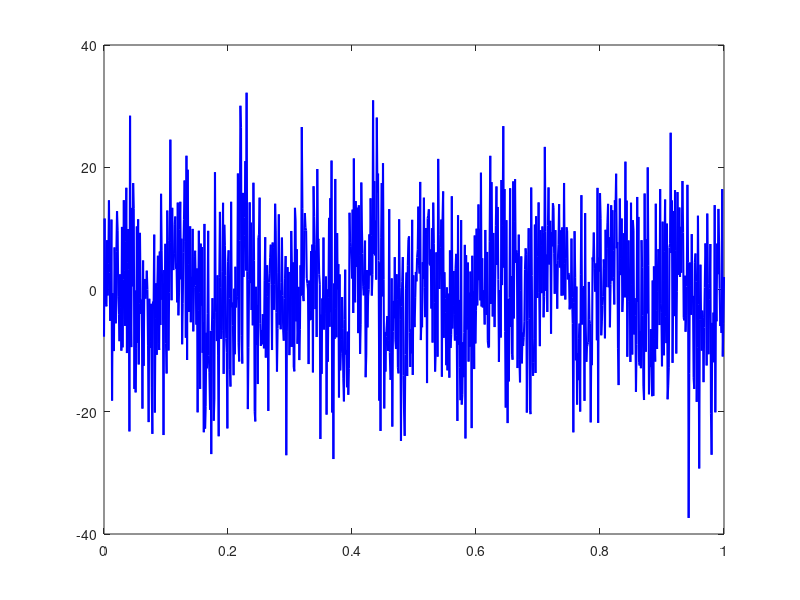

MATLAB code for this plot: (Note: this script raises an error after producing the figure.)
clc;
clear;
close all;

%% ---------------- Parameters ----------------
fs = 1000;           % Sampling frequency
f = 10;              % Sine wave frequency
t = 0:1/fs:1;        % Time vector (0 to 1 second)
x = 5 * sin(2*pi*f*t);

y = 10 * randn(1, length(t));  % Random noise (row vector)
mixed = x + y;                 % Mixed signal

%% ---------------- Time Shift Input ----------------
n = input('Time to shift (seconds): ');

samples2shift = round(fs * n);  % Convert seconds to integer samples

%% ---------------- Right Shift (Delay) ----------------
rightShift = [zeros(1, samples2shift), mixed(1:end-samples2shift)];

%% ---------------- Left Shift (Advance) ----------------
leftShift = [mixed(samples2shift+1:end), zeros(1, samples2shift)];

%% ---------------- Plot ----------------
figure;
plot(t, mixed, 'b', 'LineWidth', 1.5); hold on;
plot(t, leftShift, 'r--', 'LineWidth', 1.5);
plot(t, rightShift, 'g--', 'LineWidth', 1.5);

xlabel('Time (s)');
ylabel('Amplitude');
title('Time Shifting Example: Left (Advance) & Right (Delay)');
legend('Original','Advanced (Left)','Delayed (Right)');
grid on;

% ================= Signal Shifting =================
% Signal Shifting কেন করা হয়:
%
% 1. Signal কে সময়ের সাথে মিলিয়ে আনার জন্য
%    - উদাহরণ: দুইটা সাউন্ড বা সেন্সর সিগন্যাল ঠিক একই সময়ে বাজুক।
%
% 2. System পরীক্ষা করার জন্য
%    - কোনো সিস্টেম input দিলে output কেমন হয় তা দেখার জন্য signal এগিয়ে বা পিছিয়ে দেওয়া হয়।
%
% 3. Delay বা Echo দেখানোর জন্য
%    - রিয়েল লাইফে signal পরে পৌঁছালে সেটা simulate করার জন্য।
%
% 4. Signal বিশ্লেষণ সহজ করার জন্য
%    - যেমন, phase ঠিক করা বা alignment করা।
%
% সংক্ষেপে: Signal Shifting হলো signal কে আগের বা পরে সরানো,
% যাতে timing ঠিক রাখা যায় বা system analyze করা যায়।
% ====================================================
